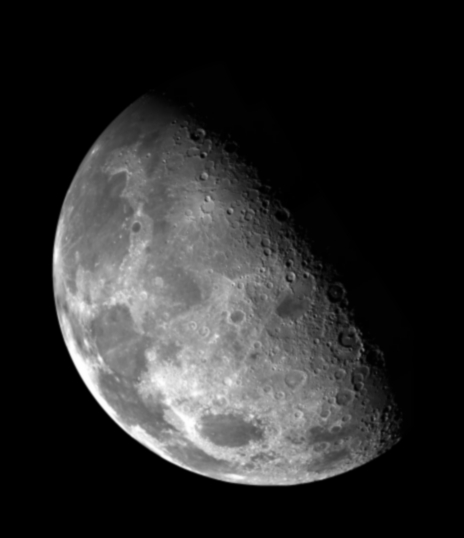
#> input picture Images/luna.jpg, 464 x 538 px, found by its file name
$ python esercizio3_1_2.py
#> lines starting #> are read from the running program, lines starting #| are printed output that depends on the picture
import skimage.io as io
import numpy as np
import matplotlib.pyplot as plt
import scipy.ndimage as ndi

laplacianMask = np.array(
    [
        [  0,  -1,   0],
        [ -1,   5,  -1],
        [  0,  -1,   0]
    ]
)

laplacianMask2 = np.array(
    [
        [ 0,  0, -1,  0,  0],
        [ 0,  0,  0,  0,  0],
        [-1,  0,  5,  0, -1],
        [ 0,  0,  0,  0,  0],
        [ 0,  0, -1,  0,  0],
    ]
)

plt.close('all')

originalImage = np.float64(io.imread('./Images/luna.jpg'))
#> originalImage: shape (538, 464) float64; min 0, max 255, mean 42.6
laplacianImage = ndi.correlate(originalImage, laplacianMask)
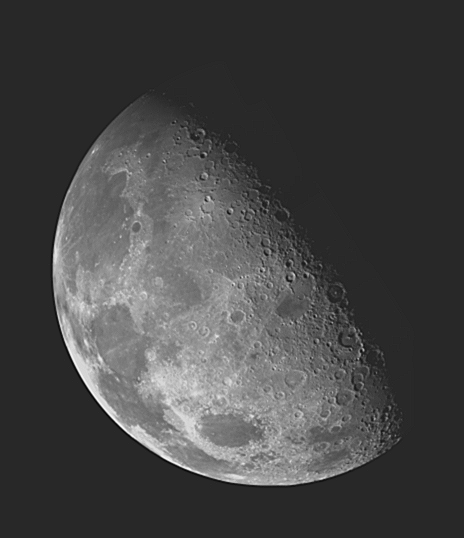
#> laplacianImage: shape (538, 464) float64; min -59, max 314, mean 42.6; drawn with min black and max white
laplacianImage2 = ndi.correlate(originalImage, laplacianMask2)
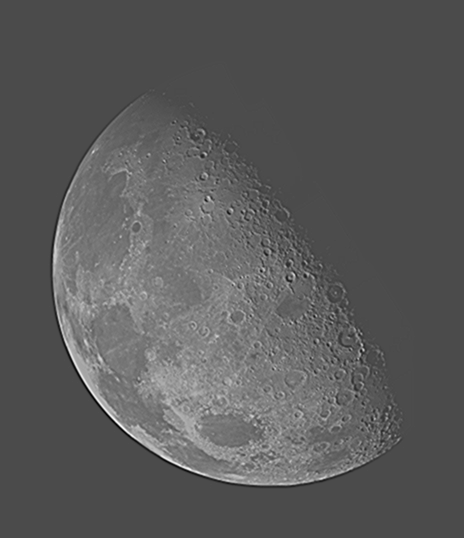
#> laplacianImage2: shape (538, 464) float64; min -217, max 512, mean 42.6; drawn with min black and max white

plt.subplot(1,3,1); plt.imshow(originalImage, clim=None, cmap='gray'); plt.title("Original Image")
plt.subplot(1,3,2); plt.imshow(laplacianImage, clim=None, cmap='gray'); plt.title("Classical Laplacian Image")
plt.subplot(1,3,3); plt.imshow(laplacianImage2, clim=None, cmap='gray'); plt.title("New Laplacian Image")

plt.show()
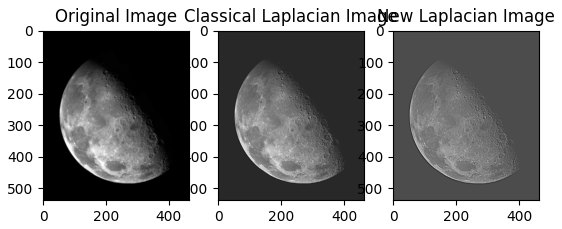
#> figure drawn by matplotlib, 3 panels
